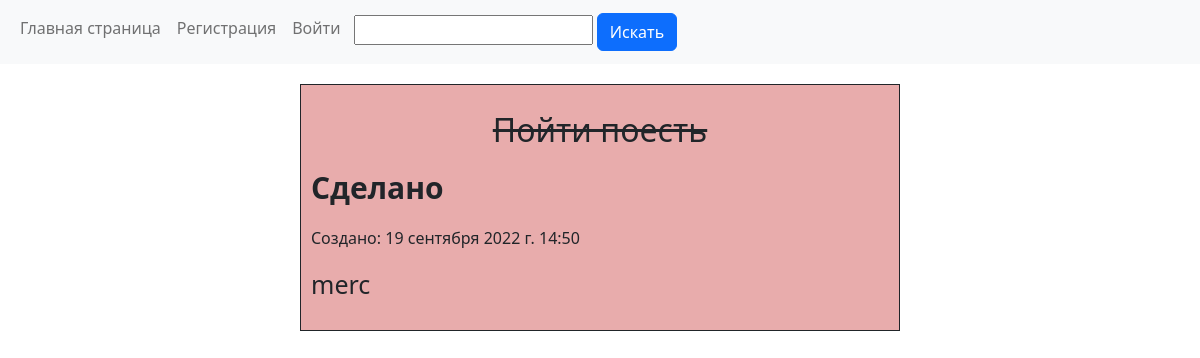
The app's page /, older data.
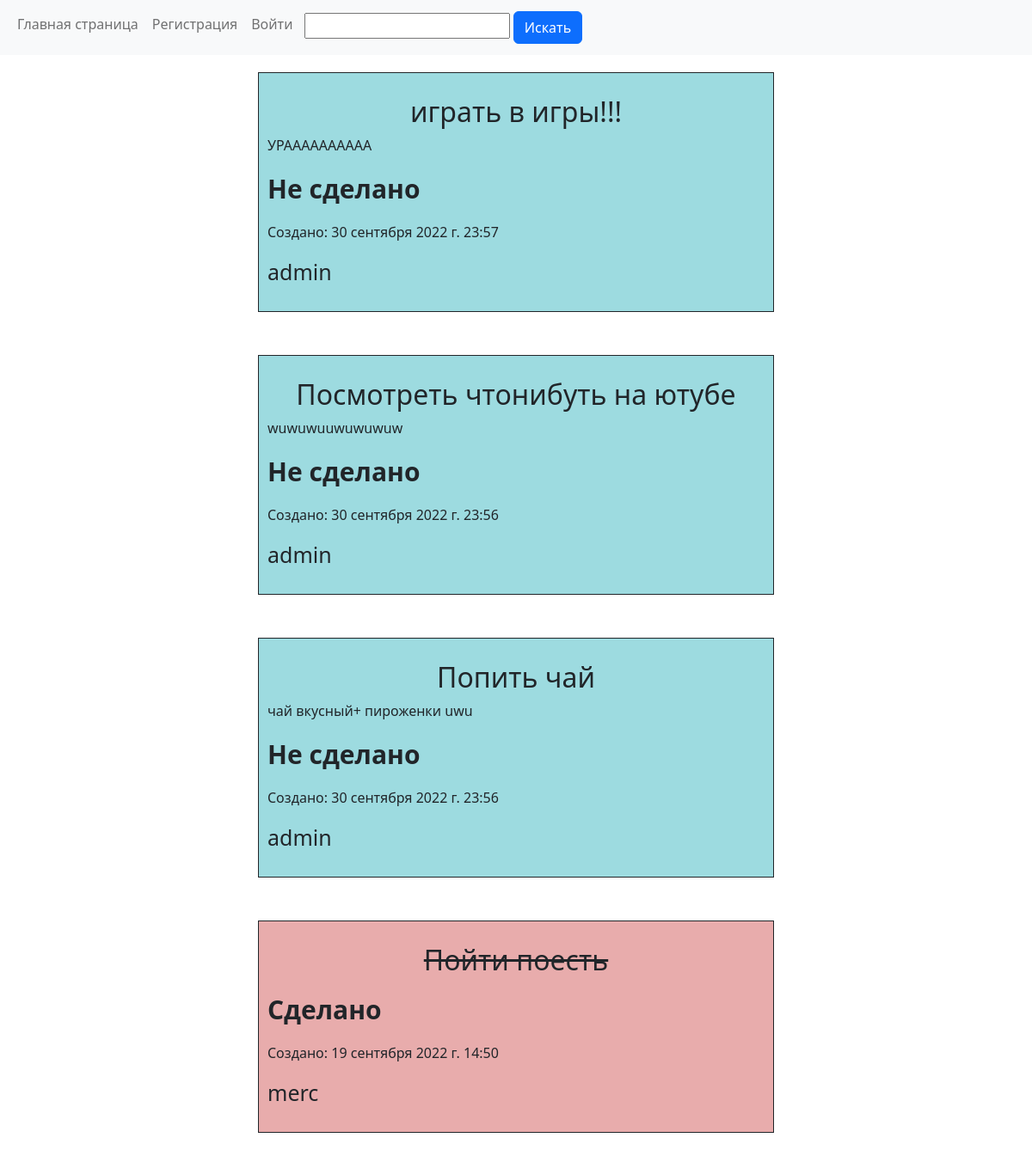
The same page, newer data.
### main/models.py (models this page shows, shortened)
class Note(Model):
    CHOICE = (('Сделано', 'Сделано'),
              ('Не cделано', 'Не cделано'))
    CHOICE_2 = (('Публичная', 'Публичная'),
                ('Приватная', 'Приватная'))
    author = ForeignKey(User, on_delete=CASCADE, default=None)
    title = CharField('Заголовок', max_length=50)
    text = TextField('Текст', blank=True)
    done = CharField('Сделано', max_length=20, choices=CHOICE)
    create_date = DateTimeField('Дата создания', auto_now_add=True)
    hidden = CharField('Приватная запись', max_length=20, choices=CHOICE_2, default='Публичная', blank=True)
    class Meta:
        db_table = 'note'
        verbose_name = 'Таск'
        verbose_name_plural = 'Таски'

### main/views.py (the view)
# urls.py: path('', main_view, name='main'),
def main_view(request):
    users_objects = User.objects.all()
    if request.method == 'POST' and request.POST.get('user_object_identification') != 'all':
        notes = Note.objects.filter(author=request.POST.get('user_object_identification')).order_by('done',
                                                                                                    '-create_date', )
    elif request.method == 'GET' and request.GET.get('search'):
        notes = Note.objects.filter(title__icontains=request.GET.get('search')).order_by('done', '-create_date', )
    elif request.user.is_authenticated:
        notes_self = list(Note.objects.filter(author=request.user.id).order_by('done', '-create_date', ))
        notes_exclude_self = list(Note.objects.exclude(author=request.user.id).order_by('done', '-create_date', ))
        notes = notes_self + notes_exclude_self
    else:
        notes = Note.objects.all().order_by('done', '-create_date', )
    context = {'notes': notes,
               'users_objects': users_objects,
               'title': 'Главная страница'}
    return render(request, 'main/main.html', context)

### main/templates/main/main.html (shortened to what this page needs)
{% extends 'main/base.html' %}
{% block content %}
{% if notes %}
{% for note in notes %}
{% if note.hidden == 'Публичная' %}
{% if note.done == 'Сделано' %}
<div class="div_main" style="background-color:#e8acac;">
    {% else %}
    <div class="div_main" style="background-color:#9ddbe0;">
        {% endif %}
        <p>
            {% if note.done == 'Сделано' %}
        <h2 style="text-align: center;"><strike>{{note.title}}</strike></h2>
        {% else %}
        <h2 style="text-align: center;">{{note.title}}</h2>
        <p>{{note.text}} </p>
        {% endif %}
        <p><b style="font-size:30px;">{{note.done}}</b></p>
        <p>Создано: {{note.create_date}}</p>
        <p style="font-size:25px;">{{note.author}}</p>
    </div>
        {% endif %}
        {% endfor %}
        {% else %}
        Пусто...
        {% endif %}
        {% endblock %}

### main/templates/main/base.html (shortened to what this page needs)
{% load static %}
<html lang="en">
<head>
    <link rel="stylesheet" href="https://cdn.jsdelivr.net/npm/bootstrap@5.2.0/dist/css/bootstrap.min.css">
    <link rel="stylesheet" href="{% static 'main/css/style.css' %}">
</head>
<body>
{% include 'main/nav.html' %}
{% block content %}
{% endblock %}
</body>
</html>

### main/templates/main/nav.html (shortened to what this page needs)
<nav class="navbar navbar-expand-lg bg-light">
    <div class="container-fluid">
        <div class="collapse navbar-collapse" id="navbarNav">
            <ul class="navbar-nav">
                <li class="nav-item">
                    <a class="nav-link" href="{% url 'main' %}">Главная страница</a>
                </li>
                {% if user.is_authenticated %}
                <li class="nav-item">
                    <a class="nav-link disabled">Привет {{user}}</a>
                </li>
                <li class="nav-item">
                    <a class="nav-link" href="{% url 'logout' %}">Выйти</a>
                </li>
                {% else %}
                <li class="nav-item">
                    <a class="nav-link" href="{% url 'register_account' %}">Регистрация</a>
                </li>
                <li class="nav-item">
                    <a class="nav-link" href="{% url 'login' %}">Войти</a>
                </li>
                {% endif %}
                <li class="nav-item">
                    <form class='nav_form' method="get">
                        <input type="text" name="search"/>
                        <button type="submit" class="btn btn-primary">Искать</button>
                    </form>
                </li>
            </ul>
        </div>
    </div>
</nav>

### main/static/main/css/style.css (style rules this page uses)
.div_main { width: 600px; padding: 10px; margin:20px auto 50px auto; border: 1px solid; }
.nav_form { margin:0; padding:5px; }

Row changes from the older to the newer data that the page shows:
added Note: title "играть в игры!!!", text "УРАААААААААА", done "Не cделано", create_date "30 сентября 2022 г. 23:57", author "admin"
added Note: title "Посмотреть чтонибуть на ютубе", text "wuwuwuuwuwuwuw", done "Не cделано", create_date "30 сентября 2022 г. 23:56", author "admin"
added Note: title "Попить чай", text "чай вкусный+ пироженки uwu", done "Не cделано", create_date "30 сентября 2022 г. 23:56", author "admin"
